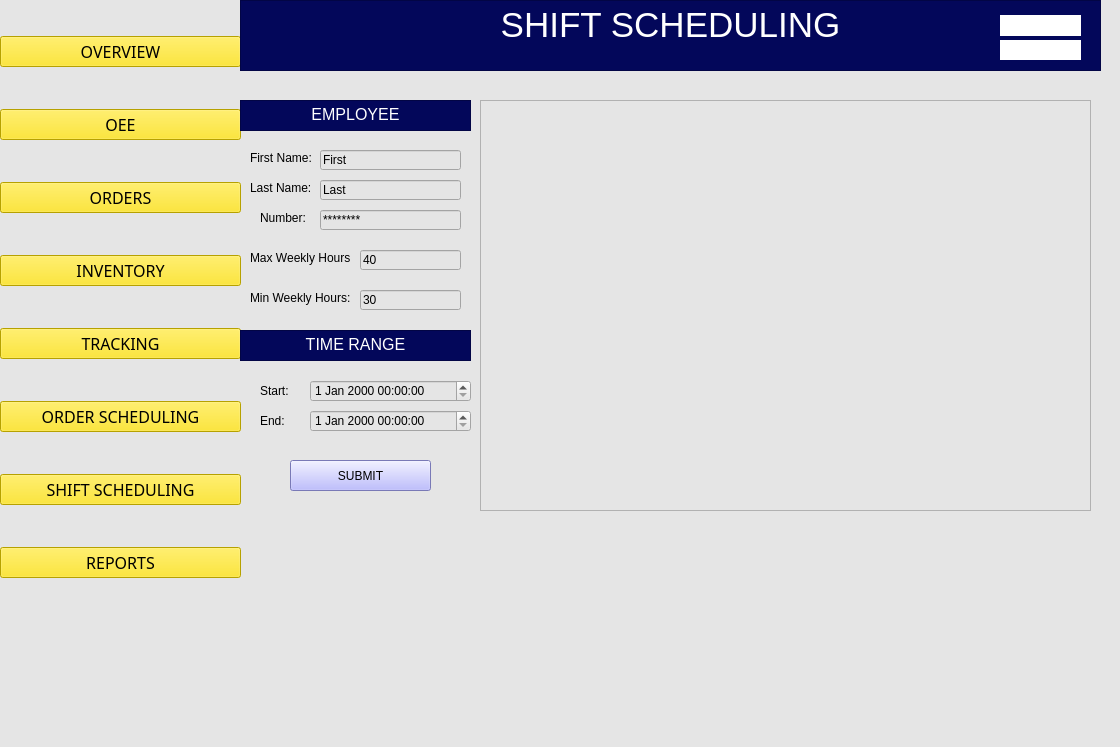
<?xml version="1.0" encoding="UTF-8"?>
<ui version="4.0">
 <class>MainWindow</class>
 <widget class="QMainWindow" name="MainWindow">
  <property name="geometry">
   <rect>
    <x>0</x>
    <y>0</y>
    <width>1120</width>
    <height>747</height>
   </rect>
  </property>
  <property name="font">
   <font>
    <family>Siemens Sans Black</family>
    <pointsize>12</pointsize>
   </font>
  </property>
  <property name="windowTitle">
   <string>MainWindow</string>
  </property>
  <property name="styleSheet">
   <string notr="true">background-color: rgb(229, 229, 229);
</string>
  </property>
  <widget class="QWidget" name="centralwidget">
   <widget class="QWidget" name="verticalLayoutWidget">
    <property name="geometry">
     <rect>
      <x>0</x>
      <y>0</y>
      <width>241</width>
      <height>621</height>
     </rect>
    </property>
    <layout class="QVBoxLayout" name="verticalLayout">
     <item>
      <widget class="QPushButton" name="pushButton_5">
       <property name="font">
        <font>
         <family>Siemens Sans Black</family>
         <pointsize>12</pointsize>
        </font>
       </property>
       <property name="styleSheet">
        <string notr="true">background-color: rgb(255, 226, 0);</string>
       </property>
       <property name="text">
        <string>OVERVIEW</string>
       </property>
      </widget>
     </item>
     <item>
      <widget class="QPushButton" name="pushButton_7">
       <property name="font">
        <font>
         <family>Siemens Sans Black</family>
         <pointsize>12</pointsize>
        </font>
       </property>
       <property name="styleSheet">
        <string notr="true">background-color: rgb(255, 226, 0);</string>
       </property>
       <property name="text">
        <string>OEE</string>
       </property>
      </widget>
     </item>
     <item>
      <widget class="QPushButton" name="pushButton_14">
       <property name="font">
        <font>
         <family>Siemens Sans Black</family>
         <pointsize>12</pointsize>
        </font>
       </property>
       <property name="styleSheet">
        <string notr="true">background-color: rgb(255, 226, 0);</string>
       </property>
       <property name="text">
        <string>ORDERS</string>
       </property>
      </widget>
     </item>
     <item>
      <widget class="QPushButton" name="pushButton_12">
       <property name="font">
        <font>
         <family>Siemens Sans Black</family>
         <pointsize>12</pointsize>
        </font>
       </property>
       <property name="styleSheet">
        <string notr="true">background-color: rgb(255, 226, 0);</string>
       </property>
       <property name="text">
        <string>INVENTORY</string>
       </property>
      </widget>
     </item>
     <item>
      <widget class="QPushButton" name="pushButton_11">
       <property name="font">
        <font>
         <family>Siemens Sans Black</family>
         <pointsize>12</pointsize>
        </font>
       </property>
       <property name="styleSheet">
        <string notr="true">background-color: rgb(255, 226, 0);</string>
       </property>
       <property name="text">
        <string>TRACKING</string>
       </property>
      </widget>
     </item>
     <item>
      <widget class="QPushButton" name="pushButton_10">
       <property name="font">
        <font>
         <family>Siemens Sans Black</family>
         <pointsize>12</pointsize>
        </font>
       </property>
       <property name="styleSheet">
        <string notr="true">background-color: rgb(255, 226, 0);</string>
       </property>
       <property name="text">
        <string>ORDER SCHEDULING</string>
       </property>
      </widget>
     </item>
     <item>
      <widget class="QPushButton" name="pushButton_13">
       <property name="font">
        <font>
         <family>Siemens Sans Black</family>
         <pointsize>12</pointsize>
        </font>
       </property>
       <property name="styleSheet">
        <string notr="true">background-color: rgb(255, 226, 0);</string>
       </property>
       <property name="text">
        <string>SHIFT SCHEDULING</string>
       </property>
      </widget>
     </item>
     <item>
      <widget class="QPushButton" name="pushButton_9">
       <property name="font">
        <font>
         <family>Siemens Sans Black</family>
         <pointsize>12</pointsize>
        </font>
       </property>
       <property name="styleSheet">
        <string notr="true">background-color: rgb(255, 226, 0);</string>
       </property>
       <property name="text">
        <string>REPORTS</string>
       </property>
      </widget>
     </item>
    </layout>
   </widget>
   <widget class="QTextEdit" name="textEdit">
    <property name="geometry">
     <rect>
      <x>240</x>
      <y>0</y>
      <width>861</width>
      <height>71</height>
     </rect>
    </property>
    <property name="styleSheet">
     <string notr="true">background-color: rgb(3, 7, 90);</string>
    </property>
    <property name="html">
     <string>&lt;!DOCTYPE HTML PUBLIC &quot;-//W3C//DTD HTML 4.0//EN&quot; &quot;http://www.w3.org/TR/REC-html40/strict.dtd&quot;&gt;
&lt;html&gt;&lt;head&gt;&lt;meta name=&quot;qrichtext&quot; content=&quot;1&quot; /&gt;&lt;style type=&quot;text/css&quot;&gt;
p, li { white-space: pre-wrap; }
&lt;/style&gt;&lt;/head&gt;&lt;body style=&quot; font-family:'MS Shell Dlg 2'; font-size:8.25pt; font-weight:400; font-style:normal;&quot;&gt;
&lt;p align=&quot;center&quot; style=&quot; margin-top:0px; margin-bottom:0px; margin-left:0px; margin-right:0px; -qt-block-indent:0; text-indent:0px;&quot;&gt;&lt;span style=&quot; font-size:26pt; color:#ffffff;&quot;&gt;SHIFT SCHEDULING&lt;/span&gt;&lt;/p&gt;&lt;/body&gt;&lt;/html&gt;</string>
    </property>
   </widget>
   <widget class="QDateTimeEdit" name="dateTimeEdit">
    <property name="geometry">
     <rect>
      <x>310</x>
      <y>380</y>
      <width>161</width>
      <height>22</height>
     </rect>
    </property>
   </widget>
   <widget class="QDateTimeEdit" name="dateTimeEdit_2">
    <property name="geometry">
     <rect>
      <x>310</x>
      <y>410</y>
      <width>161</width>
      <height>22</height>
     </rect>
    </property>
   </widget>
   <widget class="QTextEdit" name="textEdit_2">
    <property name="geometry">
     <rect>
      <x>240</x>
      <y>330</y>
      <width>231</width>
      <height>31</height>
     </rect>
    </property>
    <property name="styleSheet">
     <string notr="true">background-color: rgb(3, 7, 90);</string>
    </property>
    <property name="html">
     <string>&lt;!DOCTYPE HTML PUBLIC &quot;-//W3C//DTD HTML 4.0//EN&quot; &quot;http://www.w3.org/TR/REC-html40/strict.dtd&quot;&gt;
&lt;html&gt;&lt;head&gt;&lt;meta name=&quot;qrichtext&quot; content=&quot;1&quot; /&gt;&lt;style type=&quot;text/css&quot;&gt;
p, li { white-space: pre-wrap; }
&lt;/style&gt;&lt;/head&gt;&lt;body style=&quot; font-family:'MS Shell Dlg 2'; font-size:8.25pt; font-weight:400; font-style:normal;&quot;&gt;
&lt;p align=&quot;center&quot; style=&quot; margin-top:0px; margin-bottom:0px; margin-left:0px; margin-right:0px; -qt-block-indent:0; text-indent:0px;&quot;&gt;&lt;span style=&quot; font-size:12pt; color:#ffffff;&quot;&gt;TIME RANGE&lt;/span&gt;&lt;/p&gt;&lt;/body&gt;&lt;/html&gt;</string>
    </property>
   </widget>
   <widget class="QTextEdit" name="textEdit_3">
    <property name="geometry">
     <rect>
      <x>240</x>
      <y>100</y>
      <width>231</width>
      <height>31</height>
     </rect>
    </property>
    <property name="styleSheet">
     <string notr="true">background-color: rgb(3, 7, 90);</string>
    </property>
    <property name="html">
     <string>&lt;!DOCTYPE HTML PUBLIC &quot;-//W3C//DTD HTML 4.0//EN&quot; &quot;http://www.w3.org/TR/REC-html40/strict.dtd&quot;&gt;
&lt;html&gt;&lt;head&gt;&lt;meta name=&quot;qrichtext&quot; content=&quot;1&quot; /&gt;&lt;style type=&quot;text/css&quot;&gt;
p, li { white-space: pre-wrap; }
&lt;/style&gt;&lt;/head&gt;&lt;body style=&quot; font-family:'MS Shell Dlg 2'; font-size:8.25pt; font-weight:400; font-style:normal;&quot;&gt;
&lt;p align=&quot;center&quot; style=&quot; margin-top:0px; margin-bottom:0px; margin-left:0px; margin-right:0px; -qt-block-indent:0; text-indent:0px;&quot;&gt;&lt;span style=&quot; font-size:12pt; color:#ffffff;&quot;&gt;EMPLOYEE&lt;/span&gt;&lt;/p&gt;&lt;/body&gt;&lt;/html&gt;</string>
    </property>
   </widget>
   <widget class="QLabel" name="label">
    <property name="geometry">
     <rect>
      <x>260</x>
      <y>380</y>
      <width>31</width>
      <height>21</height>
     </rect>
    </property>
    <property name="text">
     <string>Start:</string>
    </property>
   </widget>
   <widget class="QLabel" name="label_2">
    <property name="geometry">
     <rect>
      <x>260</x>
      <y>410</y>
      <width>31</width>
      <height>21</height>
     </rect>
    </property>
    <property name="text">
     <string>End:</string>
    </property>
   </widget>
   <widget class="QLabel" name="label_13">
    <property name="geometry">
     <rect>
      <x>1000</x>
      <y>15</y>
      <width>81</width>
      <height>21</height>
     </rect>
    </property>
    <property name="styleSheet">
     <string notr="true">background-color: rgb(255, 255, 255);</string>
    </property>
    <property name="text">
     <string/>
    </property>
   </widget>
   <widget class="QLabel" name="label_14">
    <property name="geometry">
     <rect>
      <x>1000</x>
      <y>40</y>
      <width>81</width>
      <height>20</height>
     </rect>
    </property>
    <property name="styleSheet">
     <string notr="true">background-color: rgb(255, 255, 255);</string>
    </property>
    <property name="text">
     <string/>
    </property>
   </widget>
   <widget class="QGraphicsView" name="graphicsView_3">
    <property name="geometry">
     <rect>
      <x>480</x>
      <y>100</y>
      <width>611</width>
      <height>411</height>
     </rect>
    </property>
   </widget>
   <widget class="QPushButton" name="pushButton">
    <property name="geometry">
     <rect>
      <x>290</x>
      <y>460</y>
      <width>141</width>
      <height>31</height>
     </rect>
    </property>
    <property name="styleSheet">
     <string notr="true">background-color: rgb(170, 170, 255);</string>
    </property>
    <property name="text">
     <string>SUBMIT</string>
    </property>
   </widget>
   <widget class="QLabel" name="label_3">
    <property name="geometry">
     <rect>
      <x>260</x>
      <y>210</y>
      <width>51</width>
      <height>16</height>
     </rect>
    </property>
    <property name="text">
     <string>Number:</string>
    </property>
   </widget>
   <widget class="QLabel" name="label_4">
    <property name="geometry">
     <rect>
      <x>250</x>
      <y>150</y>
      <width>61</width>
      <height>16</height>
     </rect>
    </property>
    <property name="text">
     <string>First Name:</string>
    </property>
   </widget>
   <widget class="QLineEdit" name="lineEdit">
    <property name="geometry">
     <rect>
      <x>320</x>
      <y>150</y>
      <width>141</width>
      <height>20</height>
     </rect>
    </property>
    <property name="text">
     <string>First</string>
    </property>
   </widget>
   <widget class="QLabel" name="label_5">
    <property name="geometry">
     <rect>
      <x>250</x>
      <y>180</y>
      <width>61</width>
      <height>16</height>
     </rect>
    </property>
    <property name="text">
     <string>Last Name:</string>
    </property>
   </widget>
   <widget class="QLineEdit" name="lineEdit_2">
    <property name="geometry">
     <rect>
      <x>320</x>
      <y>180</y>
      <width>141</width>
      <height>20</height>
     </rect>
    </property>
    <property name="text">
     <string>Last</string>
    </property>
   </widget>
   <widget class="QLineEdit" name="lineEdit_3">
    <property name="geometry">
     <rect>
      <x>320</x>
      <y>210</y>
      <width>141</width>
      <height>20</height>
     </rect>
    </property>
    <property name="text">
     <string>********</string>
    </property>
   </widget>
   <widget class="QLabel" name="label_6">
    <property name="geometry">
     <rect>
      <x>250</x>
      <y>250</y>
      <width>101</width>
      <height>16</height>
     </rect>
    </property>
    <property name="text">
     <string>Max Weekly Hours:</string>
    </property>
   </widget>
   <widget class="QLabel" name="label_7">
    <property name="geometry">
     <rect>
      <x>250</x>
      <y>290</y>
      <width>101</width>
      <height>16</height>
     </rect>
    </property>
    <property name="text">
     <string>Min Weekly Hours:</string>
    </property>
   </widget>
   <widget class="QLineEdit" name="lineEdit_4">
    <property name="geometry">
     <rect>
      <x>360</x>
      <y>250</y>
      <width>101</width>
      <height>20</height>
     </rect>
    </property>
    <property name="text">
     <string>40</string>
    </property>
   </widget>
   <widget class="QLineEdit" name="lineEdit_5">
    <property name="geometry">
     <rect>
      <x>360</x>
      <y>290</y>
      <width>101</width>
      <height>20</height>
     </rect>
    </property>
    <property name="text">
     <string>30</string>
    </property>
   </widget>
  </widget>
  <widget class="QStatusBar" name="statusbar"/>
 </widget>
 <resources/>
 <connections/>
</ui>
